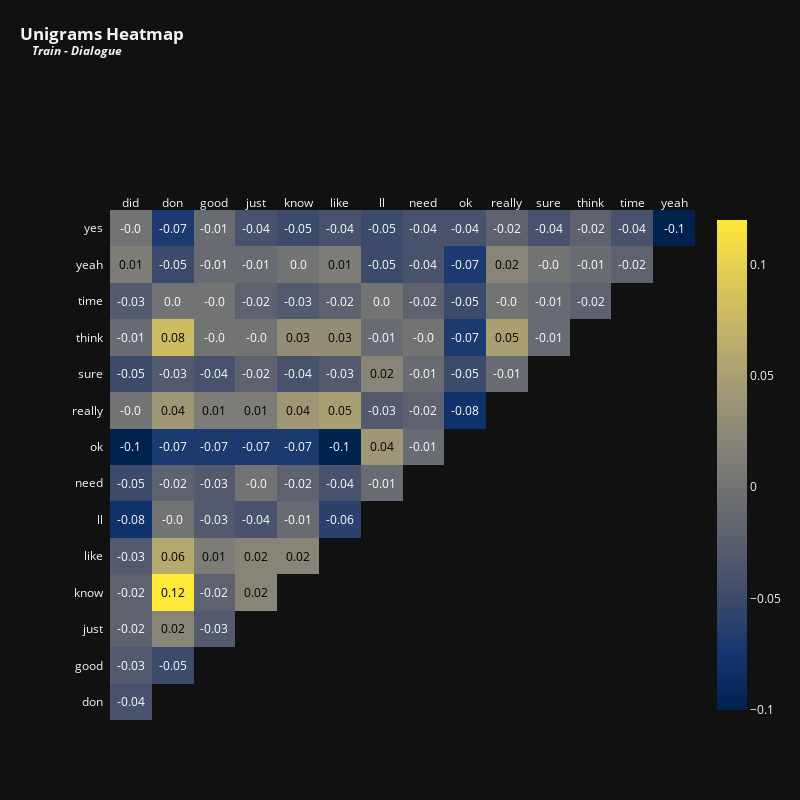

Notebook code for this chart:
### Markdown cell above
<p style="font-family: Calibri, serif; text-align: left;
          font-size: 24px; letter-spacing: .85px;color: #02011a">We can also use scikit-learn's <code>TfidfVectorizer</code> to extract more info on the dialogues and summaries available. This function will give us a dataframe with the top $n$ most frequent terms in the corpus, which we select by using the <code>max_features</code> parameter.</p>
          
<p style="font-family: Calibri, serif; text-align: left;
          font-size: 24px; letter-spacing: .85px;color: #02011a">In this dataframe, each column represents the $n$ most frequent terms in the overall corpus, while each row represents one entry in the original dataframe, such as <code>train</code>. For each term in each entry, we will see the TF-IDF score associated with it, which quantifies the relevance of a term in a given dialogue — or summary — relative to its frequency across all other dialogues — or summaries.</p>
          
<p style="font-family: Calibri, serif; text-align: left;
          font-size: 24px; letter-spacing: .85px;color: #02011a">We will also use the <code>ngram_range</code> parameter to select the most frequent words (unigrams), the most frequent sequence of two words (bigrams), and the most frequent sequence of three words (trigrams). The <code>stop_words = 'english'</code> parameter will help us filter out common stop-words of the English language, which are words that do not add up much to the overall context, such as <i>"and"</i>, <i>"of"</i>, etc.</p>
          
<p style="font-family: Calibri, serif; text-align: left;
          font-size: 24px; letter-spacing: .85px;color: #02011a">After measuring the most frequent terms, I will plot a heatmap displaying the correlations between these terms. This may help us understand how frequently they are used together in dialogues. For instance, how frequent is the occurrence of the word <i>"will"</i> when the word <i>"we"</i> is present?</p>

### Code cell
vectorizer = TfidfVectorizer(max_features = 15,stop_words = 'english') # Top 15 terms
x = vectorizer.fit_transform(train['dialogue'])
df_tfidfvect = pd.DataFrame(x.toarray(), columns=vectorizer.get_feature_names_out())
plot_correlation(df_tfidfvect, 'Unigrams', 'Train - Dialogue', 800, 800, 12)

### Figure 1 — Plotly figure (JSON) as saved in the notebook; plotly's stock layout.template omitted (floating-point values rounded to 4 significant figures)
{"data": [{"colorscale": [[0, "#00224e"], [0.1111, "#123570"], [0.2222, "#3b496c"], [0.3333, "#575d6d"], [0.4444, "#707173"], [0.5556, "#8a8678"], [0.6667, "#a59c74"], [0.7778, "#c3b369"], [0.8889, "#e1cc55"], [1, "#fee838"]], "reversescale": false, "showscale": false, "x": ["did", "don", "good", "just", "know", "like", "ll", "need", "ok", "really", "sure", "think", "time", "yeah"], "y": ["yes", "yeah", "time", "think", "sure", "really", "ok", "need", "ll", "like", "know", "just", "good", "don"], "z": [[0, -0.07, -0.01, -0.04, -0.05, -0.04, -0.05, -0.04, -0.04, -0.02, -0.04, -0.02, -0.04, -0.1], [0.01, -0.05, -0.01, -0.01, 0, 0.01, -0.05, -0.04, -0.07, 0.02, 0, -0.01, -0.02], [-0.03, 0, 0, -0.02, -0.03, -0.02, 0, -0.02, -0.05, 0, -0.01, -0.02], [-0.01, 0.08, 0, 0, 0.03, 0.03, -0.01, 0, -0.07, 0.05, -0.01], [-0.05, -0.03, -0.04, -0.02, -0.04, -0.03, 0.02, -0.01, -0.05, -0.01], [0, 0.04, 0.01, 0.01, 0.04, 0.05, -0.03, -0.02, -0.08], [-0.1, -0.07, -0.07, -0.07, -0.07, -0.1, 0.04, -0.01], [-0.05, -0.02, -0.03, 0, -0.02, -0.04, -0.01], [-0.08, 0, -0.03, -0.04, -0.01, -0.06], [-0.03, 0.06, 0.01, 0.02, 0.02], [-0.02, 0.12, -0.02, 0.02], [-0.02, 0.02, -0.03], [-0.03, -0.05], [-0.04]], "type": "heatmap"}, {"colorscale": [[0, "#00224e"], [0.1111, "#123570"], [0.2222, "#3b496c"], [0.3333, "#575d6d"], [0.4444, "#707173"], [0.5556, "#8a8678"], [0.6667, "#a59c74"], [0.7778, "#c3b369"], [0.8889, "#e1cc55"], [1, "#fee838"]], "showscale": true, "visible": true, "z": [[0, -0.07, -0.01, -0.04, -0.05, -0.04, -0.05, -0.04, -0.04, -0.02, -0.04, -0.02, -0.04, -0.1], [0.01, -0.05, -0.01, -0.01, 0, 0.01, -0.05, -0.04, -0.07, 0.02, 0, -0.01, -0.02], [-0.03, 0, 0, -0.02, -0.03, -0.02, 0, -0.02, -0.05, 0, -0.01, -0.02], [-0.01, 0.08, 0, 0, 0.03, 0.03, -0.01, 0, -0.07, 0.05, -0.01], [-0.05, -0.03, -0.04, -0.02, -0.04, -0.03, 0.02, -0.01, -0.05, -0.01], [0, 0.04, 0.01, 0.01, 0.04, 0.05, -0.03, -0.02, -0.08], [-0.1, -0.07, -0.07, -0.07, -0.07, -0.1, 0.04, -0.01], [-0.05, -0.02, -0.03, 0, -0.02, -0.04, -0.01], [-0.08, 0, -0.03, -0.04, -0.01, -0.06], [-0.03, 0.06, 0.01, 0.02, 0.02], [-0.02, 0.12, -0.02, 0.02], [-0.02, 0.02, -0.03], [-0.03, -0.05], [-0.04]], "type": "heatmap"}], "layout": {"annotations": [{"font": {"color": "#FFFFFF", "size": 12}, "showarrow": false, "text": "-0.0", "x": "did", "xref": "x", "y": "yes", "yref": "y"}, {"font": {"color": "#FFFFFF", "size": 12}, "showarrow": false, "text": "-0.07", "x": "don", "xref": "x", "y": "yes", "yref": "y"}, {"font": {"color": "#FFFFFF", "size": 12}, "showarrow": false, "text": "-0.01", "x": "good", "xref": "x", "y": "yes", "yref": "y"}, {"font": {"color": "#FFFFFF", "size": 12}, "showarrow": false, "text": "-0.04", "x": "just", "xref": "x", "y": "yes", "yref": "y"}, {"font": {"color": "#FFFFFF", "size": 12}, "showarrow": false, "text": "-0.05", "x": "know", "xref": "x", "y": "yes", "yref": "y"}, {"font": {"color": "#FFFFFF", "size": 12}, "showarrow": false, "text": "-0.04", "x": "like", "xref": "x", "y": "yes", "yref": "y"}, {"font": {"color": "#FFFFFF", "size": 12}, "showarrow": false, "text": "-0.05", "x": "ll", "xref": "x", "y": "yes", "yref": "y"}, {"font": {"color": "#FFFFFF", "size": 12}, "showarrow": false, "text": "-0.04", "x": "need", "xref": "x", "y": "yes", "yref": "y"}, {"font": {"color": "#FFFFFF", "size": 12}, "showarrow": false, "text": "-0.04", "x": "ok", "xref": "x", "y": "yes", "yref": "y"}, {"font": {"color": "#FFFFFF", "size": 12}, "showarrow": false, "text": "-0.02", "x": "really", "xref": "x", "y": "yes", "yref": "y"}, {"font": {"color": "#FFFFFF", "size": 12}, "showarrow": false, "text": "-0.04", "x": "sure", "xref": "x", "y": "yes", "yref": "y"}, {"font": {"color": "#FFFFFF", "size": 12}, "showarrow": false, "text": "-0.02", "x": "think", "xref": "x", "y": "yes", "yref": "y"}, {"font": {"color": "#FFFFFF", "size": 12}, "showarrow": false, "text": "-0.04", "x": "time", "xref": "x", "y": "yes", "yref": "y"}, {"font": {"color": "#FFFFFF", "size": 12}, "showarrow": false, "text": "-0.1", "x": "yeah", "xref": "x", "y": "yes", "yref": "y"}, {"font": {"color": "#000000", "size": 12}, "showarrow": false, "text": "0.01", "x": "did", "xref": "x", "y": "yeah", "yref": "y"}, {"font": {"color": "#FFFFFF", "size": 12}, "showarrow": false, "text": "-0.05", "x": "don", "xref": "x", "y": "yeah", "yref": "y"}, {"font": {"color": "#FFFFFF", "size": 12}, "showarrow": false, "text": "-0.01", "x": "good", "xref": "x", "y": "yeah", "yref": "y"}, {"font": {"color": "#FFFFFF", "size": 12}, "showarrow": false, "text": "-0.01", "x": "just", "xref": "x", "y": "yeah", "yref": "y"}, {"font": {"color": "#FFFFFF", "size": 12}, "showarrow": false, "text": "0.0", "x": "know", "xref": "x", "y": "yeah", "yref": "y"}, {"font": {"color": "#000000", "size": 12}, "showarrow": false, "text": "0.01", "x": "like", "xref": "x", "y": "yeah", "yref": "y"}, {"font": {"color": "#FFFFFF", "size": 12}, "showarrow": false, "text": "-0.05", "x": "ll", "xref": "x", "y": "yeah", "yref": "y"}, {"font": {"color": "#FFFFFF", "size": 12}, "showarrow": false, "text": "-0.04", "x": "need", "xref": "x", "y": "yeah", "yref": "y"}, {"font": {"color": "#FFFFFF", "size": 12}, "showarrow": false, "text": "-0.07", "x": "ok", "xref": "x", "y": "yeah", "yref": "y"}, {"font": {"color": "#000000", "size": 12}, "showarrow": false, "text": "0.02", "x": "really", "xref": "x", "y": "yeah", "yref": "y"}, {"font": {"color": "#FFFFFF", "size": 12}, "showarrow": false, "text": "-0.0", "x": "sure", "xref": "x", "y": "yeah", "yref": "y"}, {"font": {"color": "#FFFFFF", "size": 12}, "showarrow": false, "text": "-0.01", "x": "think", "xref": "x", "y": "yeah", "yref": "y"}, {"font": {"color": "#FFFFFF", "size": 12}, "showarrow": false, "text": "-0.02", "x": "time", "xref": "x", "y": "yeah", "yref": "y"}, {"font": {"color": "#FFFFFF", "size": 12}, "showarrow": false, "text": "-0.03", "x": "did", "xref": "x", "y": "time", "yref": "y"}, {"font": {"color": "#FFFFFF", "size": 12}, "showarrow": false, "text": "0.0", "x": "don", "xref": "x", "y": "time", "yref": "y"}, {"font": {"color": "#FFFFFF", "size": 12}, "showarrow": false, "text": "-0.0", "x": "good", "xref": "x", "y": "time", "yref": "y"}, {"font": {"color": "#FFFFFF", "size": 12}, "showarrow": false, "text": "-0.02", "x": "just", "xref": "x", "y": "time", "yref": "y"}, {"font": {"color": "#FFFFFF", "size": 12}, "showarrow": false, "text": "-0.03", "x": "know", "xref": "x", "y": "time", "yref": "y"}, {"font": {"color": "#FFFFFF", "size": 12}, "showarrow": false, "text": "-0.02", "x": "like", "xref": "x", "y": "time", "yref": "y"}, {"font": {"color": "#FFFFFF", "size": 12}, "showarrow": false, "text": "0.0", "x": "ll", "xref": "x", "y": "time", "yref": "y"}, {"font": {"color": "#FFFFFF", "size": 12}, "showarrow": false, "text": "-0.02", "x": "need", "xref": "x", "y": "time", "yref": "y"}, {"font": {"color": "#FFFFFF", "size": 12}, "showarrow": false, "text": "-0.05", "x": "ok", "xref": "x", "y": "time", "yref": "y"}, {"font": {"color": "#FFFFFF", "size": 12}, "showarrow": false, "text": "-0.0", "x": "really", "xref": "x", "y": "time", "yref": "y"}, {"font": {"color": "#FFFFFF", "size": 12}, "showarrow": false, "text": "-0.01", "x": "sure", "xref": "x", "y": "time", "yref": "y"}, {"font": {"color": "#FFFFFF", "size": 12}, "showarrow": false, "text": "-0.02", "x": "think", "xref": "x", "y": "time", "yref": "y"}, {"font": {"color": "#FFFFFF", "size": 12}, "showarrow": false, "text": "-0.01", "x": "did", "xref": "x", "y": "think", "yref": "y"}, {"font": {"color": "#000000", "size": 12}, "showarrow": false, "text": "0.08", "x": "don", "xref": "x", "y": "think", "yref": "y"}, {"font": {"color": "#FFFFFF", "size": 12}, "showarrow": false, "text": "-0.0", "x": "good", "xref": "x", "y": "think", "yref": "y"}, {"font": {"color": "#FFFFFF", "size": 12}, "showarrow": false, "text": "-0.0", "x": "just", "xref": "x", "y": "think", "yref": "y"}, {"font": {"color": "#000000", "size": 12}, "showarrow": false, "text": "0.03", "x": "know", "xref": "x", "y": "think", "yref": "y"}, {"font": {"color": "#000000", "size": 12}, "showarrow": false, "text": "0.03", "x": "like", "xref": "x", "y": "think", "yref": "y"}, {"font": {"color": "#FFFFFF", "size": 12}, "showarrow": false, "text": "-0.01", "x": "ll", "xref": "x", "y": "think", "yref": "y"}, {"font": {"color": "#FFFFFF", "size": 12}, "showarrow": false, "text": "-0.0", "x": "need", "xref": "x", "y": "think", "yref": "y"}, {"font": {"color": "#FFFFFF", "size": 12}, "showarrow": false, "text": "-0.07", "x": "ok", "xref": "x", "y": "think", "yref": "y"}, {"font": {"color": "#000000", "size": 12}, "showarrow": false, "text": "0.05", "x": "really", "xref": "x", "y": "think", "yref": "y"}, {"font": {"color": "#FFFFFF", "size": 12}, "showarrow": false, "text": "-0.01", "x": "sure", "xref": "x", "y": "think", "yref": "y"}, {"font": {"color": "#FFFFFF", "size": 12}, "showarrow": false, "text": "-0.05", "x": "did", "xref": "x", "y": "sure", "yref": "y"}, {"font": {"color": "#FFFFFF", "size": 12}, "showarrow": false, "text": "-0.03", "x": "don", "xref": "x", "y": "sure", "yref": "y"}, {"font": {"color": "#FFFFFF", "size": 12}, "showarrow": false, "text": "-0.04", "x": "good", "xref": "x", "y": "sure", "yref": "y"}, {"font": {"color": "#FFFFFF", "size": 12}, "showarrow": false, "text": "-0.02", "x": "just", "xref": "x", "y": "sure", "yref": "y"}, {"font": {"color": "#FFFFFF", "size": 12}, "showarrow": false, "text": "-0.04", "x": "know", "xref": "x", "y": "sure", "yref": "y"}, {"font": {"color": "#FFFFFF", "size": 12}, "showarrow": false, "text": "-0.03", "x": "like", "xref": "x", "y": "sure", "yref": "y"}, {"font": {"color": "#000000", "size": 12}, "showarrow": false, "text": "0.02", "x": "ll", "xref": "x", "y": "sure", "yref": "y"}, {"font": {"color": "#FFFFFF", "size": 12}, "showarrow": false, "text": "-0.01", "x": "need", "xref": "x", "y": "sure", "yref": "y"}, {"font": {"color": "#FFFFFF", "size": 12}, "showarrow": false, "text": "-0.05", "x": "ok", "xref": "x", "y": "sure", "yref": "y"}, {"font": {"color": "#FFFFFF", "size": 12}, "showarrow": false, "text": "-0.01", "x": "really", "xref": "x", "y": "sure", "yref": "y"}, {"font": {"color": "#FFFFFF", "size": 12}, "showarrow": false, "text": "-0.0", "x": "did", "xref": "x", "y": "really", "yref": "y"}, {"font": {"color": "#000000", "size": 12}, "showarrow": false, "text": "0.04", "x": "don", "xref": "x", "y": "really", "yref": "y"}, {"font": {"color": "#000000", "size": 12}, "showarrow": false, "text": "0.01", "x": "good", "xref": "x", "y": "really", "yref": "y"}, {"font": {"color": "#000000", "size": 12}, "showarrow": false, "text": "0.01", "x": "just", "xref": "x", "y": "really", "yref": "y"}, {"font": {"color": "#000000", "size": 12}, "showarrow": false, "text": "0.04", "x": "know", "xref": "x", "y": "really", "yref": "y"}, {"font": {"color": "#000000", "size": 12}, "showarrow": false, "text": "0.05", "x": "like", "xref": "x", "y": "really", "yref": "y"}, {"font": {"color": "#FFFFFF", "size": 12}, "showarrow": false, "text": "-0.03", "x": "ll", "xref": "x", "y": "really", "yref": "y"}, {"font": {"color": "#FFFFFF", "size": 12}, "showarrow": false, "text": "-0.02", "x": "need", "xref": "x", "y": "really", "yref": "y"}, {"font": {"color": "#FFFFFF", "size": 12}, "showarrow": false, "text": "-0.08", "x": "ok", "xref": "x", "y": "really", "yref": "y"}, {"font": {"color": "#FFFFFF", "size": 12}, "showarrow": false, "text": "-0.1", "x": "did", "xref": "x", "y": "ok", "yref": "y"}, {"font": {"color": "#FFFFFF", "size": 12}, "showarrow": false, "text": "-0.07", "x": "don", "xref": "x", "y": "ok", "yref": "y"}, {"font": {"color": "#FFFFFF", "size": 12}, "showarrow": false, "text": "-0.07", "x": "good", "xref": "x", "y": "ok", "yref": "y"}, {"font": {"color": "#FFFFFF", "size": 12}, "showarrow": false, "text": "-0.07", "x": "just", "xref": "x", "y": "ok", "yref": "y"}, {"font": {"color": "#FFFFFF", "size": 12}, "showarrow": false, "text": "-0.07", "x": "know", "xref": "x", "y": "ok", "yref": "y"}, {"font": {"color": "#FFFFFF", "size": 12}, "showarrow": false, "text": "-0.1", "x": "like", "xref": "x", "y": "ok", "yref": "y"}, {"font": {"color": "#000000", "size": 12}, "showarrow": false, "text": "0.04", "x": "ll", "xref": "x", "y": "ok", "yref": "y"}, {"font": {"color": "#FFFFFF", "size": 12}, "showarrow": false, "text": "-0.01", "x": "need", "xref": "x", "y": "ok", "yref": "y"}, {"font": {"color": "#FFFFFF", "size": 12}, "showarrow": false, "text": "-0.05", "x": "did", "xref": "x", "y": "need", "yref": "y"}, {"font": {"color": "#FFFFFF", "size": 12}, "showarrow": false, "text": "-0.02", "x": "don", "xref": "x", "y": "need", "yref": "y"}, {"font": {"color": "#FFFFFF", "size": 12}, "showarrow": false, "text": "-0.03", "x": "good", "xref": "x", "y": "need", "yref": "y"}, {"font": {"color": "#FFFFFF", "size": 12}, "showarrow": false, "text": "-0.0", "x": "just", "xref": "x", "y": "need", "yref": "y"}, {"font": {"color": "#FFFFFF", "size": 12}, "showarrow": false, "text": "-0.02", "x": "know", "xref": "x", "y": "need", "yref": "y"}, {"font": {"color": "#FFFFFF", "size": 12}, "showarrow": false, "text": "-0.04", "x": "like", "xref": "x", "y": "need", "yref": "y"}, {"font": {"color": "#FFFFFF", "size": 12}, "showarrow": false, "text": "-0.01", "x": "ll", "xref": "x", "y": "need", "yref": "y"}, {"font": {"color": "#FFFFFF", "size": 12}, "showarrow": false, "text": "-0.08", "x": "did", "xref": "x", "y": "ll", "yref": "y"}, {"font": {"color": "#FFFFFF", "size": 12}, "showarrow": false, "text": "-0.0", "x": "don", "xref": "x", "y": "ll", "yref": "y"}, {"font": {"color": "#FFFFFF", "size": 12}, "showarrow": false, "text": "-0.03", "x": "good", "xref": "x", "y": "ll", "yref": "y"}, {"font": {"color": "#FFFFFF", "size": 12}, "showarrow": false, "text": "-0.04", "x": "just", "xref": "x", "y": "ll", "yref": "y"}, {"font": {"color": "#FFFFFF", "size": 12}, "showarrow": false, "text": "-0.01", "x": "know", "xref": "x", "y": "ll", "yref": "y"}, {"font": {"color": "#FFFFFF", "size": 12}, "showarrow": false, "text": "-0.06", "x": "like", "xref": "x", "y": "ll", "yref": "y"}, {"font": {"color": "#FFFFFF", "size": 12}, "showarrow": false, "text": "-0.03", "x": "did", "xref": "x", "y": "like", "yref": "y"}, {"font": {"color": "#000000", "size": 12}, "showarrow": false, "text": "0.06", "x": "don", "xref": "x", "y": "like", "yref": "y"}, {"font": {"color": "#000000", "size": 12}, "showarrow": false, "text": "0.01", "x": "good", "xref": "x", "y": "like", "yref": "y"}, {"font": {"color": "#000000", "size": 12}, "showarrow": false, "text": "0.02", "x": "just", "xref": "x", "y": "like", "yref": "y"}, {"font": {"color": "#000000", "size": 12}, "showarrow": false, "text": "0.02", "x": "know", "xref": "x", "y": "like", "yref": "y"}, {"font": {"color": "#FFFFFF", "size": 12}, "showarrow": false, "text": "-0.02", "x": "did", "xref": "x", "y": "know", "yref": "y"}, {"font": {"color": "#000000", "size": 12}, "showarrow": false, "text": "0.12", "x": "don", "xref": "x", "y": "know", "yref": "y"}, {"font": {"color": "#FFFFFF", "size": 12}, "showarrow": false, "text": "-0.02", "x": "good", "xref": "x", "y": "know", "yref": "y"}, {"font": {"color": "#000000", "size": 12}, "showarrow": false, "text": "0.02", "x": "just", "xref": "x", "y": "know", "yref": "y"}, {"font": {"color": "#FFFFFF", "size": 12}, "showarrow": false, "text": "-0.02", "x": "did", "xref": "x", "y": "just", "yref": "y"}, {"font": {"color": "#000000", "size": 12}, "showarrow": false, "text": "0.02", "x": "don", "xref": "x", "y": "just", "yref": "y"}, {"font": {"color": "#FFFFFF", "size": 12}, "showarrow": false, "text": "-0.03", "x": "good", "xref": "x", "y": "just", "yref": "y"}, {"font": {"color": "#FFFFFF", "size": 12}, "showarrow": false, "text": "-0.03", "x": "did", "xref": "x", "y": "good", "yref": "y"}, {"font": {"color": "#FFFFFF", "size": 12}, "showarrow": false, "text": "-0.05", "x": "don", "xref": "x", "y": "good", "yref": "y"}, {"font": {"color": "#FFFFFF", "size": 12}, "showarrow": false, "text": "-0.04", "x": "did", "xref": "x", "y": "don", "yref": "y"}], "xaxis": {"dtick": 1, "gridcolor": "rgb(0, 0, 0)", "side": "top", "ticks": "", "showgrid": false, "type": "category", "range": [-0.5, 13.5], "autorange": true}, "yaxis": {"dtick": 1, "ticks": "", "ticksuffix": "  ", "autorange": true, "showgrid": false, "type": "category", "range": [13.5, -0.5]}, "title": {"text": "<b>Unigrams Heatmap<br><sup>&nbsp;&nbsp;&nbsp;&nbsp;<i>Train - Dialogue</i></sup></b>", "x": 0.025, "xanchor": "left", "y": 0.95}, "margin": {"t": 210, "l": 110}, "height": 800, "width": 800}}
